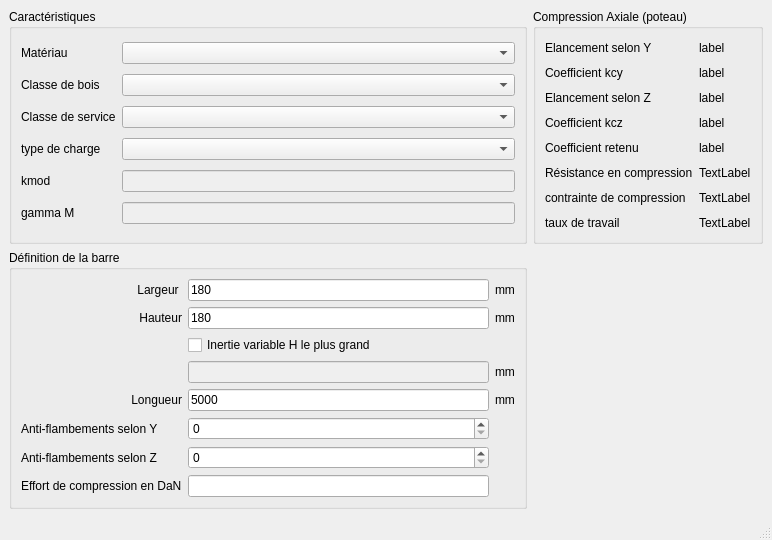
<?xml version="1.0" encoding="UTF-8"?>
<ui version="4.0">
 <class>Compression</class>
 <widget class="QMainWindow" name="Compression">
  <property name="geometry">
   <rect>
    <x>0</x>
    <y>0</y>
    <width>772</width>
    <height>540</height>
   </rect>
  </property>
  <property name="windowTitle">
   <string>MainWindow</string>
  </property>
  <widget class="QWidget" name="centralwidget">
   <layout class="QGridLayout" name="gridLayout">
    <item row="1" column="0">
     <widget class="QGroupBox" name="groupBox_4">
      <property name="title">
       <string>Définition de la barre</string>
      </property>
      <layout class="QGridLayout" name="gridLayout_4">
       <item row="2" column="2">
        <widget class="QCheckBox" name="checkBox">
         <property name="text">
          <string>Inertie variable H le plus grand</string>
         </property>
        </widget>
       </item>
       <item row="1" column="2">
        <widget class="QLineEdit" name="hauteur">
         <property name="text">
          <string>180</string>
         </property>
        </widget>
       </item>
       <item row="0" column="2">
        <widget class="QLineEdit" name="larg">
         <property name="text">
          <string>180</string>
         </property>
        </widget>
       </item>
       <item row="5" column="3">
        <widget class="QLabel" name="label_29">
         <property name="text">
          <string>mm</string>
         </property>
        </widget>
       </item>
       <item row="0" column="1">
        <widget class="QLabel" name="label_8">
         <property name="text">
          <string>Largeur </string>
         </property>
         <property name="alignment">
          <set>Qt::AlignRight|Qt::AlignTrailing|Qt::AlignVCenter</set>
         </property>
        </widget>
       </item>
       <item row="5" column="2">
        <widget class="QLineEdit" name="Longueur">
         <property name="text">
          <string>5000</string>
         </property>
        </widget>
       </item>
       <item row="1" column="1">
        <widget class="QLabel" name="label_9">
         <property name="text">
          <string>Hauteur</string>
         </property>
         <property name="alignment">
          <set>Qt::AlignRight|Qt::AlignTrailing|Qt::AlignVCenter</set>
         </property>
        </widget>
       </item>
       <item row="5" column="1">
        <widget class="QLabel" name="label_16">
         <property name="text">
          <string>Longueur</string>
         </property>
         <property name="alignment">
          <set>Qt::AlignRight|Qt::AlignTrailing|Qt::AlignVCenter</set>
         </property>
        </widget>
       </item>
       <item row="0" column="3">
        <widget class="QLabel" name="label_30">
         <property name="text">
          <string>mm</string>
         </property>
        </widget>
       </item>
       <item row="1" column="3">
        <widget class="QLabel" name="label_31">
         <property name="text">
          <string>mm</string>
         </property>
        </widget>
       </item>
       <item row="3" column="2">
        <widget class="QLineEdit" name="hauteur_2">
         <property name="enabled">
          <bool>false</bool>
         </property>
        </widget>
       </item>
       <item row="3" column="3">
        <widget class="QLabel" name="label_38">
         <property name="text">
          <string>mm</string>
         </property>
        </widget>
       </item>
       <item row="10" column="2">
        <widget class="QSpinBox" name="atf_Z"/>
       </item>
       <item row="11" column="2">
        <widget class="QLineEdit" name="effort_Compression"/>
       </item>
       <item row="9" column="2">
        <widget class="QSpinBox" name="atf_Y"/>
       </item>
       <item row="9" column="1">
        <widget class="QLabel" name="label_26">
         <property name="text">
          <string>Anti-flambements selon Y</string>
         </property>
        </widget>
       </item>
       <item row="10" column="1">
        <widget class="QLabel" name="label_27">
         <property name="text">
          <string>Anti-flambements selon Z</string>
         </property>
        </widget>
       </item>
       <item row="11" column="1">
        <widget class="QLabel" name="label_25">
         <property name="text">
          <string>Effort de compression en DaN</string>
         </property>
        </widget>
       </item>
      </layout>
     </widget>
    </item>
    <item row="0" column="0">
     <widget class="QGroupBox" name="groupBox_3">
      <property name="title">
       <string>Caractéristiques</string>
      </property>
      <layout class="QGridLayout" name="gridLayout_3">
       <item row="5" column="1">
        <widget class="QLabel" name="label_2">
         <property name="text">
          <string>kmod</string>
         </property>
        </widget>
       </item>
       <item row="1" column="2">
        <widget class="QComboBox" name="classeBois"/>
       </item>
       <item row="1" column="1">
        <widget class="QLabel" name="label_4">
         <property name="text">
          <string>Classe de bois</string>
         </property>
        </widget>
       </item>
       <item row="2" column="2">
        <widget class="QComboBox" name="classeService"/>
       </item>
       <item row="3" column="1">
        <widget class="QLabel" name="label_6">
         <property name="text">
          <string>type de charge</string>
         </property>
        </widget>
       </item>
       <item row="3" column="2">
        <widget class="QComboBox" name="classeDuree"/>
       </item>
       <item row="2" column="1">
        <widget class="QLabel" name="label_5">
         <property name="text">
          <string>Classe de service</string>
         </property>
        </widget>
       </item>
       <item row="0" column="2">
        <widget class="QComboBox" name="materiau"/>
       </item>
       <item row="0" column="1">
        <widget class="QLabel" name="label_7">
         <property name="text">
          <string>Matériau</string>
         </property>
        </widget>
       </item>
       <item row="5" column="2">
        <widget class="QLineEdit" name="kmod">
         <property name="enabled">
          <bool>false</bool>
         </property>
        </widget>
       </item>
       <item row="7" column="2">
        <widget class="QLineEdit" name="gammam">
         <property name="enabled">
          <bool>false</bool>
         </property>
        </widget>
       </item>
       <item row="7" column="1">
        <widget class="QLabel" name="label_3">
         <property name="text">
          <string>gamma M</string>
         </property>
        </widget>
       </item>
      </layout>
     </widget>
    </item>
    <item row="0" column="1">
     <widget class="QGroupBox" name="groupBox_5">
      <property name="enabled">
       <bool>true</bool>
      </property>
      <property name="title">
       <string>Compression Axiale (poteau)</string>
      </property>
      <layout class="QGridLayout" name="gridLayout_6">
       <item row="13" column="0">
        <widget class="QLabel" name="label_24">
         <property name="text">
          <string>taux de travail</string>
         </property>
        </widget>
       </item>
       <item row="11" column="0">
        <widget class="QLabel" name="label_22">
         <property name="text">
          <string>Résistance en compression</string>
         </property>
        </widget>
       </item>
       <item row="8" column="0">
        <widget class="QLabel" name="label_17">
         <property name="text">
          <string>Elancement selon Z</string>
         </property>
        </widget>
       </item>
       <item row="8" column="1">
        <widget class="QLabel" name="elancement_Z">
         <property name="text">
          <string>label</string>
         </property>
        </widget>
       </item>
       <item row="10" column="1">
        <widget class="QLabel" name="k_Y_ou_Z">
         <property name="text">
          <string>label</string>
         </property>
        </widget>
       </item>
       <item row="10" column="0">
        <widget class="QLabel" name="label_21">
         <property name="text">
          <string>Coefficient retenu</string>
         </property>
        </widget>
       </item>
       <item row="7" column="0">
        <widget class="QLabel" name="label_20">
         <property name="text">
          <string>Coefficient kcy</string>
         </property>
        </widget>
       </item>
       <item row="7" column="1">
        <widget class="QLabel" name="ky">
         <property name="text">
          <string>label</string>
         </property>
        </widget>
       </item>
       <item row="6" column="0">
        <widget class="QLabel" name="label_18">
         <property name="text">
          <string>Elancement selon Y</string>
         </property>
        </widget>
       </item>
       <item row="12" column="1">
        <widget class="QLabel" name="contrainte_comp">
         <property name="text">
          <string>TextLabel</string>
         </property>
        </widget>
       </item>
       <item row="9" column="1">
        <widget class="QLabel" name="kz">
         <property name="text">
          <string>label</string>
         </property>
        </widget>
       </item>
       <item row="11" column="1">
        <widget class="QLabel" name="resistance_comp">
         <property name="text">
          <string>TextLabel</string>
         </property>
        </widget>
       </item>
       <item row="13" column="1">
        <widget class="QLabel" name="taux_compression">
         <property name="text">
          <string>TextLabel</string>
         </property>
        </widget>
       </item>
       <item row="6" column="1">
        <widget class="QLabel" name="elancement_Y">
         <property name="text">
          <string>label</string>
         </property>
        </widget>
       </item>
       <item row="9" column="0">
        <widget class="QLabel" name="label_19">
         <property name="text">
          <string>Coefficient kcz</string>
         </property>
        </widget>
       </item>
       <item row="12" column="0">
        <widget class="QLabel" name="label_23">
         <property name="text">
          <string>contrainte de compression</string>
         </property>
        </widget>
       </item>
      </layout>
     </widget>
    </item>
   </layout>
  </widget>
  <widget class="QMenuBar" name="menubar">
   <property name="geometry">
    <rect>
     <x>0</x>
     <y>0</y>
     <width>772</width>
     <height>21</height>
    </rect>
   </property>
  </widget>
  <widget class="QStatusBar" name="statusbar"/>
 </widget>
 <resources/>
 <connections/>
</ui>
